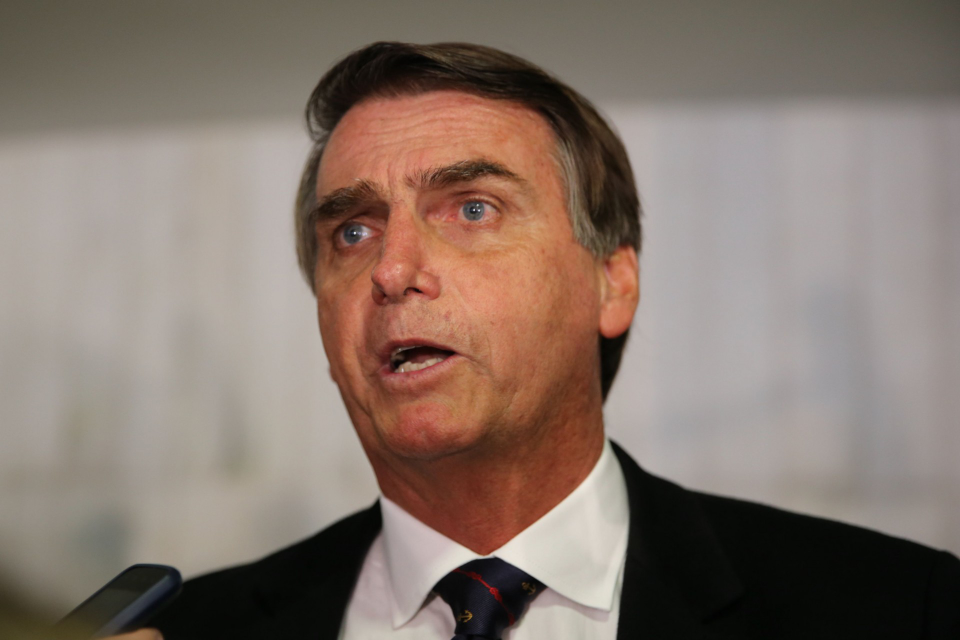
#> input picture OpencVLOG/bolsa.png, 1920 x 1280 px (shown at 1/2 size)
$ python episodio9.py
#> lines starting #> are read from the running program, lines starting #| are printed output that depends on the picture
# -*- coding: cp1252 -*-
import cv2
import numpy as np

#carregamos as duas imagens
bolsa = cv2.imread("bolsa.png")
#> bolsa is the input picture: shape (1280, 1920, 3); mean B, G, R 107.4, 117.2, 133.1
molusco = cv2.imread("lula.png")
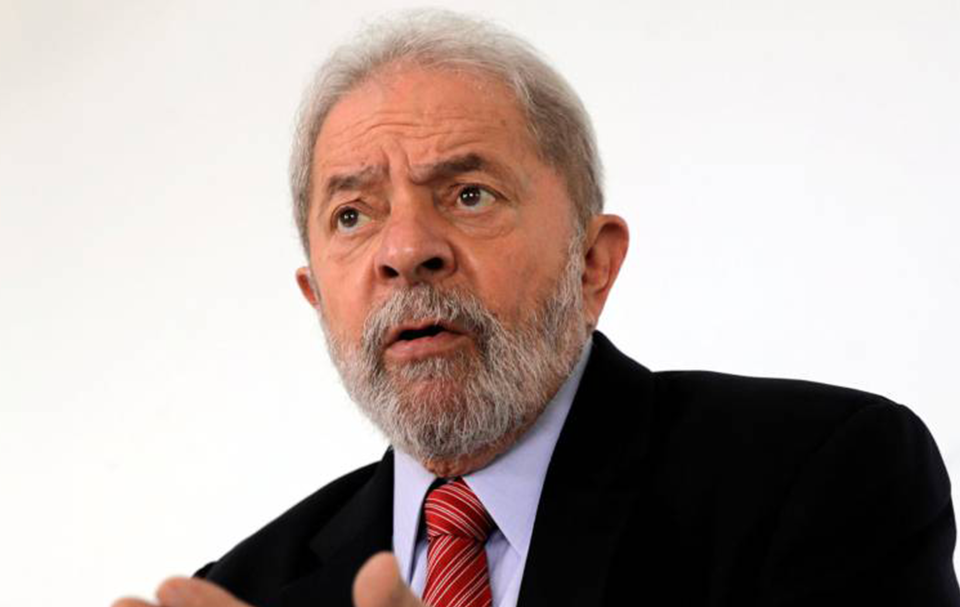
#> input picture OpencVLOG/lula.png, 1920 x 1214 px (shown at 1/2 size)
#> molusco is the input picture: shape (1214, 1920, 3); mean B, G, R 166.3, 170.4, 183.4

#garantir que a foto do molusco tenha as mesmas
#dimensões do bolsa
alturaBolsa, larguraBolsa, _ = bolsa.shape
#> alturaBolsa = 1280; larguraBolsa = 1920
molusco = cv2.resize(molusco, (larguraBolsa, alturaBolsa))
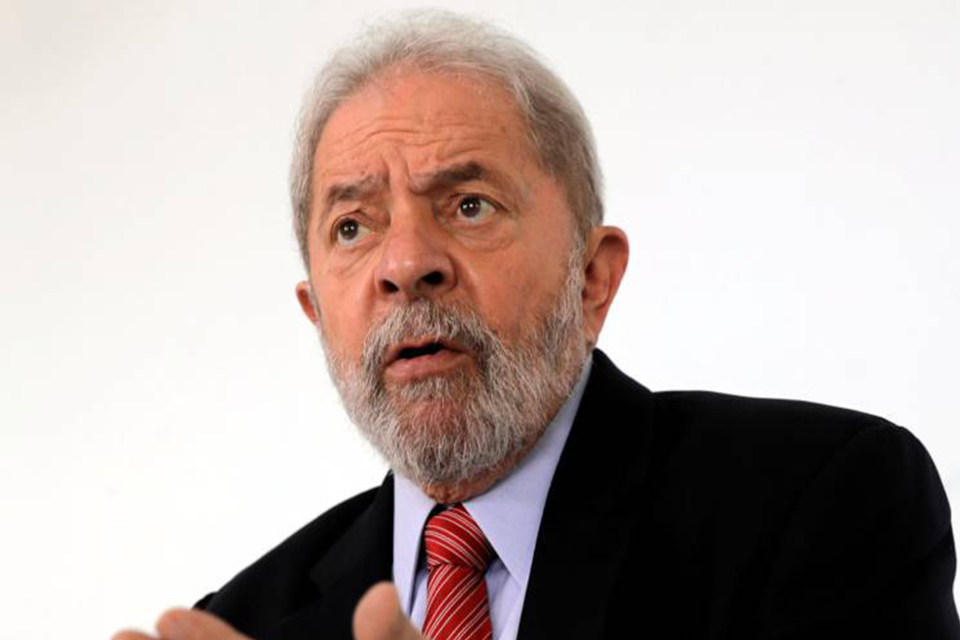
#> molusco: shape (1280, 1920, 3) (shown at 1/2 size); mean B, G, R 166.2, 170.3, 183.3

#criei um monstro
bolsula = cv2.addWeighted(molusco, 0.5, bolsa, 0.5, 0)
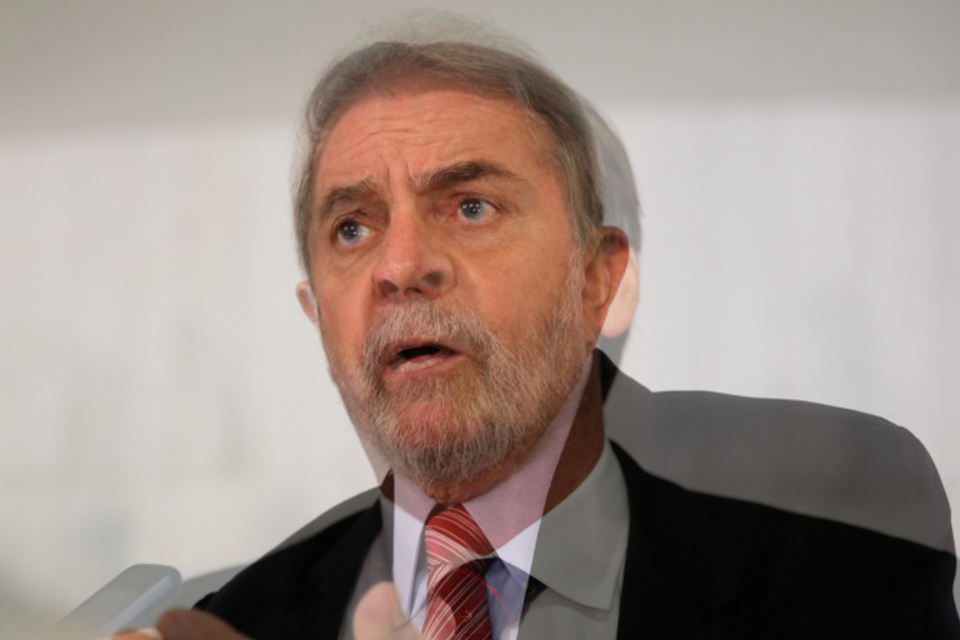
#> bolsula: shape (1280, 1920, 3) (shown at 1/2 size); mean B, G, R 136.8, 143.8, 158.2

#reduzir o tamanho da imagem do bolsula
alturaBolsula, larguraBolsula, _ = bolsula.shape
#> alturaBolsula = 1280; larguraBolsula = 1920
bolsula = cv2.resize(bolsula, (int(larguraBolsula * 0.25), int(alturaBolsula * 0.25)))
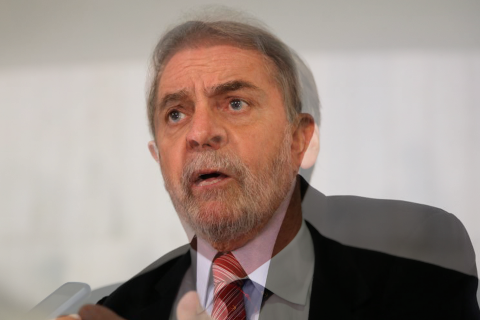
#> bolsula: shape (320, 480, 3); mean B, G, R 136.9, 143.9, 158.3

#recortar a face
cropBolsula = bolsula[20:240, 130:340]
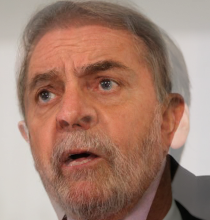
#> cropBolsula: shape (220, 210, 3); mean B, G, R 111.6, 126.8, 162.5

#aumentar tamanho do bolsula
alturaBolsula, larguraBolsula,_ = cropBolsula.shape
#> alturaBolsula = 220; larguraBolsula = 210
cropBolsula = cv2.resize(cropBolsula, (int(larguraBolsula * 2.5), int(alturaBolsula * 2.5)))
#> cropBolsula: shape (550, 525, 3)

#ver a criatura
cv2.imshow("Bolsula 2018", cropBolsula)
cv2.waitKey(0)
cv2.destroyAllWindows()
